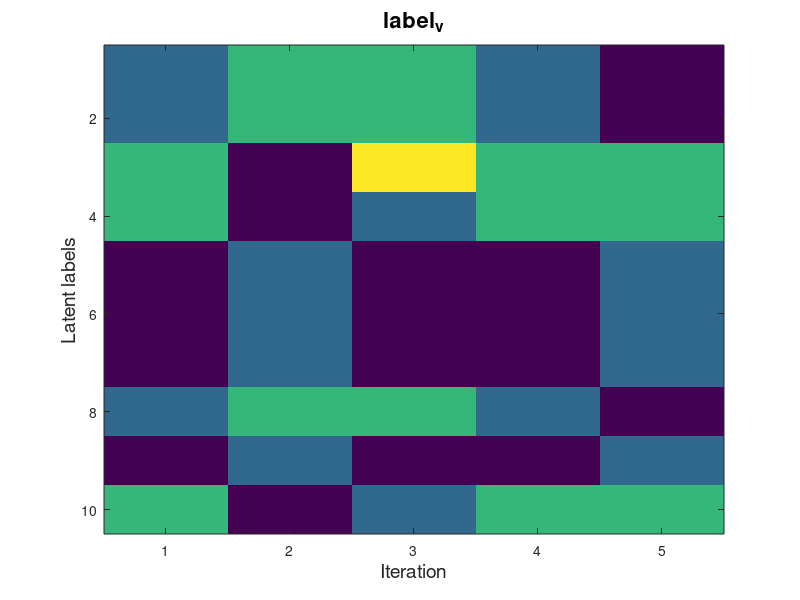

Source code (MATLAB): (Note: this script raises an error after producing the figure.)
% Test label switching


label_v=zeros(10,5);

label_v(:,1)=[2 2 3 3 1 1 1 2 1 3]';
label_v(:,2)=[3 3 1 1 2 2 2 3 2 1]';
label_v(:,3)=[3 3 4 2 1 1 1 3 1 2]';
label_v(:,4)=[2 2 3 3 1 1 1 2 1 3]';
label_v(:,5)=[1 1 3 3 2 2 2 1 2 3]';

figure
imagesc(label_v)
title('label_v','fontsize',16) 
xlabel('Iteration','fontsize',14)
ylabel('Latent labels','fontsize',14)
colormap(parula(max(max(label_v))));
colorbar_community(max(max(label_v)));


label_update=labelswitch(label_v);

figure
imagesc(label_update)
title('label_v','fontsize',16) 
xlabel('Iteration','fontsize',14)
ylabel('Latent labels','fontsize',14)
colormap(parula(max(max(label_update))));
colorbar_community(max(max(label_update)));





